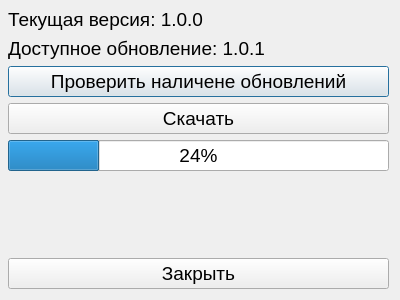
<?xml version="1.0" encoding="UTF-8"?>
<ui version="4.0">
 <class>CheckUpdate</class>
 <widget class="QDialog" name="CheckUpdate">
  <property name="geometry">
   <rect>
    <x>0</x>
    <y>0</y>
    <width>400</width>
    <height>300</height>
   </rect>
  </property>
  <property name="minimumSize">
   <size>
    <width>400</width>
    <height>300</height>
   </size>
  </property>
  <property name="maximumSize">
   <size>
    <width>400</width>
    <height>300</height>
   </size>
  </property>
  <property name="font">
   <font>
    <family>Tahoma</family>
    <pointsize>14</pointsize>
   </font>
  </property>
  <property name="windowTitle">
   <string>Проверка обновления</string>
  </property>
  <widget class="QWidget" name="verticalLayoutWidget">
   <property name="geometry">
    <rect>
     <x>8</x>
     <y>8</y>
     <width>381</width>
     <height>281</height>
    </rect>
   </property>
   <layout class="QVBoxLayout" name="verticalLayout">
    <item>
     <widget class="QLabel" name="label">
      <property name="font">
       <font>
        <family>Tahoma</family>
        <pointsize>14</pointsize>
       </font>
      </property>
      <property name="text">
       <string>Текущая версия: 1.0.0</string>
      </property>
     </widget>
    </item>
    <item>
     <widget class="QLabel" name="label_2">
      <property name="font">
       <font>
        <family>Tahoma</family>
        <pointsize>14</pointsize>
       </font>
      </property>
      <property name="text">
       <string>Доступное обновление: 1.0.1</string>
      </property>
     </widget>
    </item>
    <item>
     <widget class="QPushButton" name="pushButton">
      <property name="font">
       <font>
        <family>Tahoma</family>
        <pointsize>14</pointsize>
       </font>
      </property>
      <property name="text">
       <string>Проверить наличене обновлений</string>
      </property>
     </widget>
    </item>
    <item>
     <widget class="QPushButton" name="pushButton_2">
      <property name="font">
       <font>
        <family>Tahoma</family>
        <pointsize>14</pointsize>
       </font>
      </property>
      <property name="text">
       <string>Скачать</string>
      </property>
     </widget>
    </item>
    <item>
     <widget class="QProgressBar" name="progressBar">
      <property name="value">
       <number>24</number>
      </property>
     </widget>
    </item>
    <item>
     <spacer name="verticalSpacer">
      <property name="orientation">
       <enum>Qt::Vertical</enum>
      </property>
      <property name="sizeHint" stdset="0">
       <size>
        <width>20</width>
        <height>40</height>
       </size>
      </property>
     </spacer>
    </item>
    <item>
     <widget class="QPushButton" name="pushButton_3">
      <property name="font">
       <font>
        <family>Tahoma</family>
        <pointsize>14</pointsize>
       </font>
      </property>
      <property name="text">
       <string>Закрыть</string>
      </property>
     </widget>
    </item>
   </layout>
  </widget>
 </widget>
 <resources/>
 <connections/>
</ui>
